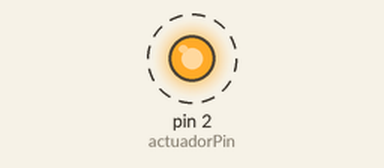
Recording of a sketch running on a simulated Arduino Uno, built with avr-gcc and run on an emulated ATmega328P. Parts: output pins drawn as LEDs (lit = HIGH). Dashed ring = blinking.

Above: at 0.5 s.
Timing chart, 0 to 4.6 s (numbered marks = the images above):
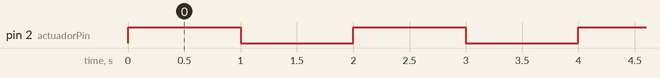

The sketch:

Main.ino
```cpp
const byte actuadorPin = 2; //Asignar el pin que se utilizará como salida

void setup()
{
    pinMode(actuadorPin, OUTPUT); //Configurar el pin como salida
}

void loop()
{
    digitalWrite(actuadorPin, 1); //poner el pin a 5V
    delay(1000);                  //Bloquear el código 1 segundo
    digitalWrite(actuadorPin, 0); //poner el pin a 0V
    delay(1000);
}
```

Measured:
- by itself, pin 2 (actuadorPin): alternates HIGH for 1.0 s and LOW for 1.0 s
